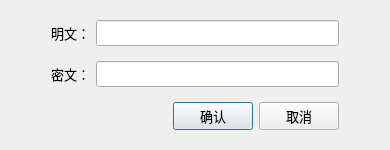
<?xml version="1.0" encoding="UTF-8"?>
<ui version="4.0">
 <class>translateDlg</class>
 <widget class="QDialog" name="translateDlg">
  <property name="geometry">
   <rect>
    <x>0</x>
    <y>0</y>
    <width>390</width>
    <height>150</height>
   </rect>
  </property>
  <property name="minimumSize">
   <size>
    <width>390</width>
    <height>150</height>
   </size>
  </property>
  <property name="maximumSize">
   <size>
    <width>390</width>
    <height>150</height>
   </size>
  </property>
  <property name="windowTitle">
   <string>Dialog</string>
  </property>
  <layout class="QGridLayout" name="gridLayout">
   <item row="0" column="0">
    <layout class="QHBoxLayout" name="horizontalLayout">
     <item>
      <spacer name="horizontalSpacer_4">
       <property name="orientation">
        <enum>Qt::Horizontal</enum>
       </property>
       <property name="sizeType">
        <enum>QSizePolicy::Minimum</enum>
       </property>
       <property name="sizeHint" stdset="0">
        <size>
         <width>40</width>
         <height>20</height>
        </size>
       </property>
      </spacer>
     </item>
     <item>
      <widget class="QLabel" name="label">
       <property name="font">
        <font>
         <family>微软雅黑</family>
         <pointsize>10</pointsize>
        </font>
       </property>
       <property name="text">
        <string>明文：</string>
       </property>
      </widget>
     </item>
     <item>
      <widget class="QLineEdit" name="key1LineEdit">
       <property name="font">
        <font>
         <family>微软雅黑</family>
         <pointsize>10</pointsize>
        </font>
       </property>
      </widget>
     </item>
     <item>
      <spacer name="horizontalSpacer_2">
       <property name="orientation">
        <enum>Qt::Horizontal</enum>
       </property>
       <property name="sizeType">
        <enum>QSizePolicy::Minimum</enum>
       </property>
       <property name="sizeHint" stdset="0">
        <size>
         <width>40</width>
         <height>20</height>
        </size>
       </property>
      </spacer>
     </item>
    </layout>
   </item>
   <item row="1" column="0">
    <layout class="QHBoxLayout" name="horizontalLayout_2">
     <item>
      <spacer name="horizontalSpacer_5">
       <property name="orientation">
        <enum>Qt::Horizontal</enum>
       </property>
       <property name="sizeType">
        <enum>QSizePolicy::Minimum</enum>
       </property>
       <property name="sizeHint" stdset="0">
        <size>
         <width>40</width>
         <height>20</height>
        </size>
       </property>
      </spacer>
     </item>
     <item>
      <widget class="QLabel" name="label_2">
       <property name="font">
        <font>
         <family>微软雅黑</family>
         <pointsize>10</pointsize>
        </font>
       </property>
       <property name="text">
        <string>密文：</string>
       </property>
      </widget>
     </item>
     <item>
      <widget class="QLineEdit" name="key2LineEdit">
       <property name="font">
        <font>
         <family>微软雅黑</family>
         <pointsize>10</pointsize>
        </font>
       </property>
       <property name="readOnly">
        <bool>true</bool>
       </property>
      </widget>
     </item>
     <item>
      <spacer name="horizontalSpacer_3">
       <property name="orientation">
        <enum>Qt::Horizontal</enum>
       </property>
       <property name="sizeType">
        <enum>QSizePolicy::Minimum</enum>
       </property>
       <property name="sizeHint" stdset="0">
        <size>
         <width>40</width>
         <height>20</height>
        </size>
       </property>
      </spacer>
     </item>
    </layout>
   </item>
   <item row="2" column="0">
    <layout class="QHBoxLayout" name="horizontalLayout_3">
     <item>
      <spacer name="horizontalSpacer">
       <property name="orientation">
        <enum>Qt::Horizontal</enum>
       </property>
       <property name="sizeHint" stdset="0">
        <size>
         <width>40</width>
         <height>20</height>
        </size>
       </property>
      </spacer>
     </item>
     <item>
      <widget class="QPushButton" name="translatePushButton">
       <property name="font">
        <font>
         <family>微软雅黑</family>
         <pointsize>10</pointsize>
        </font>
       </property>
       <property name="acceptDrops">
        <bool>true</bool>
       </property>
       <property name="text">
        <string>确认</string>
       </property>
      </widget>
     </item>
     <item>
      <widget class="QPushButton" name="cancelPushButton">
       <property name="font">
        <font>
         <family>微软雅黑</family>
         <pointsize>10</pointsize>
        </font>
       </property>
       <property name="focusPolicy">
        <enum>Qt::NoFocus</enum>
       </property>
       <property name="text">
        <string>取消</string>
       </property>
      </widget>
     </item>
     <item>
      <spacer name="horizontalSpacer_6">
       <property name="orientation">
        <enum>Qt::Horizontal</enum>
       </property>
       <property name="sizeType">
        <enum>QSizePolicy::Minimum</enum>
       </property>
       <property name="sizeHint" stdset="0">
        <size>
         <width>40</width>
         <height>20</height>
        </size>
       </property>
      </spacer>
     </item>
    </layout>
   </item>
  </layout>
 </widget>
 <tabstops>
  <tabstop>key1LineEdit</tabstop>
  <tabstop>key2LineEdit</tabstop>
  <tabstop>cancelPushButton</tabstop>
 </tabstops>
 <resources/>
 <connections>
  <connection>
   <sender>cancelPushButton</sender>
   <signal>clicked()</signal>
   <receiver>translateDlg</receiver>
   <slot>accept()</slot>
   <hints>
    <hint type="sourcelabel">
     <x>198</x>
     <y>117</y>
    </hint>
    <hint type="destinationlabel">
     <x>106</x>
     <y>146</y>
    </hint>
   </hints>
  </connection>
 </connections>
</ui>
